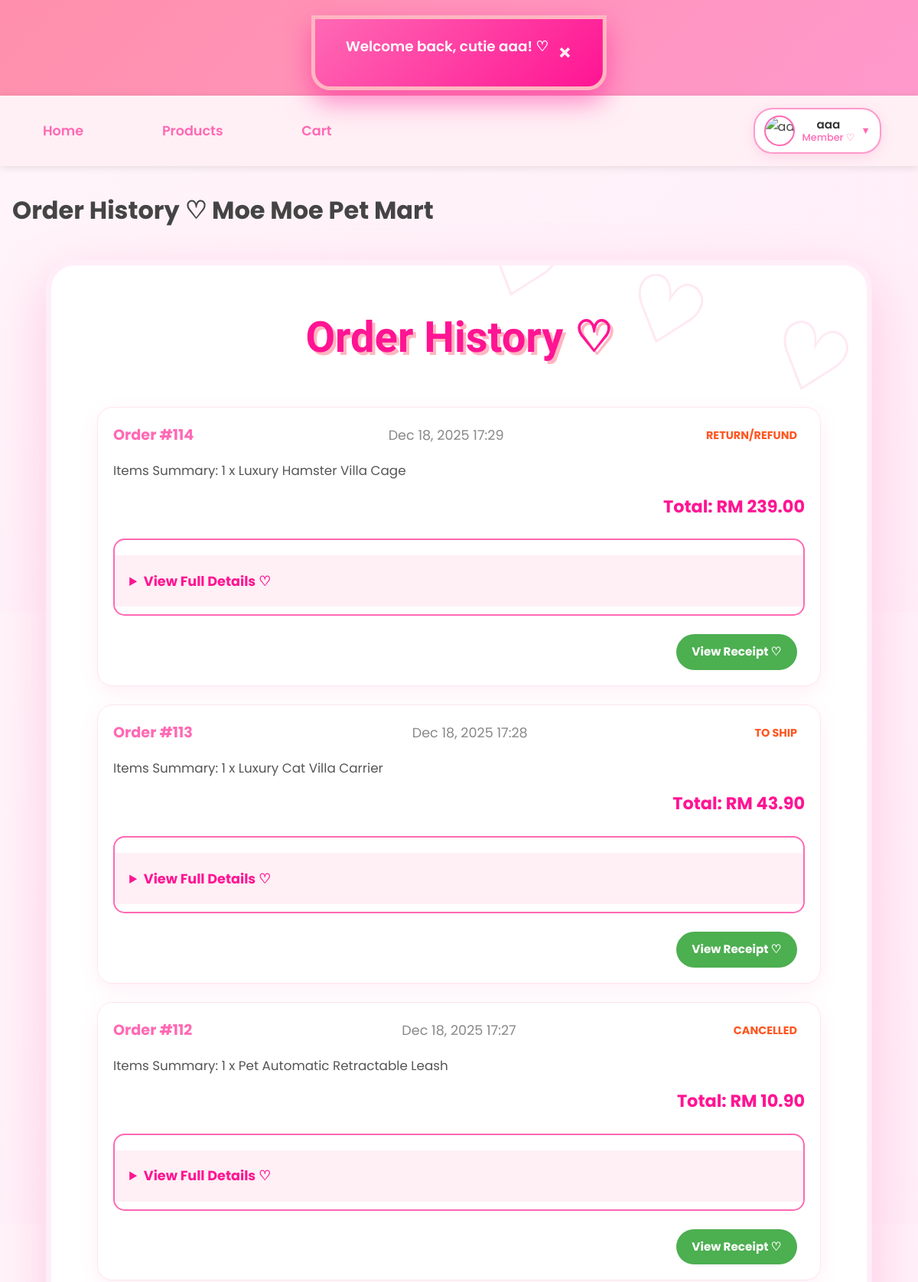
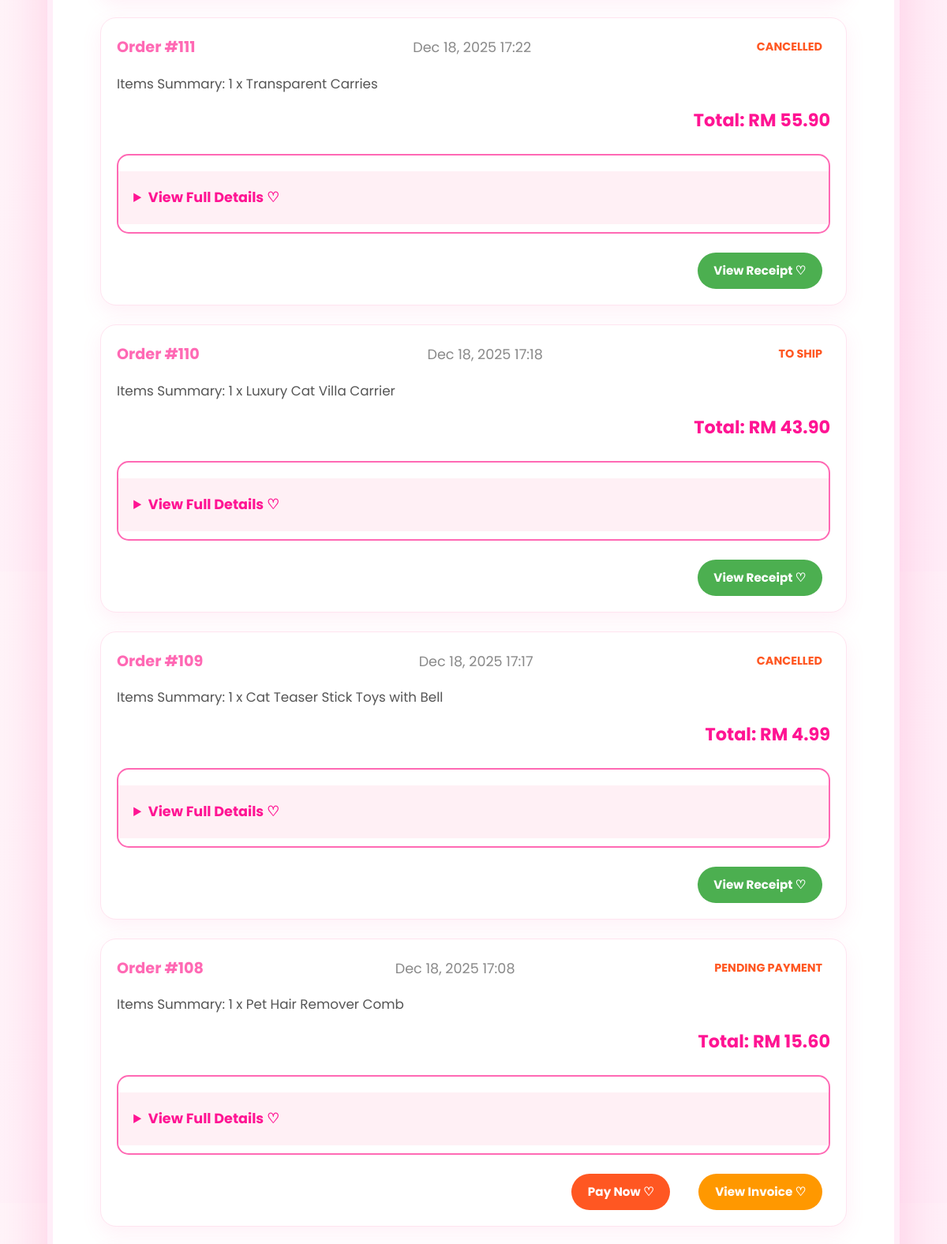
/member/order_history.php (signed in, upper part), run on the app's committed database (2 pictures, top to bottom).
### tables this page shows
CREATE TABLE `orders` (
  `order_id` int(11) NOT NULL,
  `user_id` int(11) NOT NULL,
  `total_amount` decimal(10,2) NOT NULL,
  `payment_method` varchar(50) DEFAULT NULL,
  `card_last4` varchar(4) DEFAULT NULL,
  `qr_code` text DEFAULT NULL,
  `qr_generated_at` datetime DEFAULT NULL,
  `order_date` datetime NOT NULL DEFAULT current_timestamp(),
  `order_status` varchar(50) DEFAULT 'Pending Payment',
  `status` enum('Pending Payment','To Ship','Shipped','Completed','Cancelled','Return/Refund') NOT NULL DEFAULT 'Pending Payment',
  `return_reason` varchar(255) DEFAULT NULL
);

### _base.php (called while the page is built, shortened)
<?php
function encode($value) {
    return htmlentities($value);
}
?>

### member/order_history.php (the view, shortened to what this page needs)
<?php
require '../_base.php';
include '../_head.php';
$user = current_user();
$sql = "SELECT o.*, GROUP_CONCAT(CONCAT(oi.quantity, ' x ', p.product_name) SEPARATOR ', ') AS items_summary
        FROM orders o
        LEFT JOIN order_items oi ON o.order_id = oi.order_id
        LEFT JOIN product p ON oi.product_id = p.product_id
        WHERE o.user_id = ?
        GROUP BY o.order_id
        ORDER BY o.order_date DESC";
$stm = $_db->prepare($sql);
$stm->execute([$user->id]);
$orders = $stm->fetchAll();
?>
<div class="container">
    <h2>Order History ♡</h2>
    <?php if (empty($orders)): ?>
        <div class="empty-purchases">
            <img src="/images/empty-cart.png" alt="No history" style="width: 200px; opacity: 0.8;">
            <p>No order history yet~ Start shopping! ♡</p>
            <a href="products.php" class="btn btn-primary">Shop Now ♡</a>
        </div>
    <?php else: ?>
        <div class="purchase-list">
            <?php foreach ($orders as $order): ?>
                <div class="purchase-card">
                    <div class="order-header">
                        <span class="order-id">Order #<?= $order->order_id ?></span>
                        <span class="order-date"><?= date('M d, Y H:i', strtotime($order->order_date)) ?></span>
                        <span class="order-status <?= strtolower(str_replace(' ', '-', $order->order_status)) ?>">
                            <?= $order->order_status ?>
                        </span>
                    </div>
                    <div class="order-items">
                        <p>Items Summary: <?= encode($order->items_summary ?? 'No items') ?></p>
                    </div>
                    <div class="order-total">
                        Total: RM <?= number_format($order->total_amount, 2) ?>
                    </div>
                    <details class="order-details">
                        <summary>View Full Details ♡</summary>
                    </details>
                    <div class="order-actions">
                        <?php if ($order->order_status === 'Pending Payment'): ?>
                            <a href="payment.php?id=<?= $order->order_id ?>" class="btn btn-pay">Pay Now ♡</a>
                            <a href="invoice.php?id=<?= $order->order_id ?>" class="btn btn-invoice">View Invoice ♡</a>
                        <?php endif; ?>
                        <?php if ($order->order_status !== 'Pending Payment'): ?>
                            <a href="receipt.php?id=<?= $order->order_id ?>" class="btn btn-receipt">View Receipt ♡</a>
                        <?php endif; ?>
                    </div>
                </div>
            <?php endforeach; ?>
        </div>
    <?php endif; ?>
</div>
<?php include '../_foot.php'; ?>

### data on the page
orders: order_id "114", order_date "Dec 18, 2025 17:29", order_status "RETURN/REFUND", items_summary "1 x Luxury Hamster Villa Cage", total_amount "239.00"
orders: order_id "113", order_date "Dec 18, 2025 17:28", order_status "TO SHIP", items_summary "1 x Luxury Cat Villa Carrier", total_amount "43.90"
orders: order_id "112", order_date "Dec 18, 2025 17:27", order_status "CANCELLED", items_summary "1 x Pet Automatic Retractable Leash", total_amount "10.90"
orders: order_id "111", order_date "Dec 18, 2025 17:22", order_status "CANCELLED", items_summary "1 x Transparent Carries", total_amount "55.90"
orders: order_id "110", order_date "Dec 18, 2025 17:18", order_status "TO SHIP", items_summary "1 x Luxury Cat Villa Carrier", total_amount "43.90"
orders: order_id "109", order_date "Dec 18, 2025 17:17", order_status "CANCELLED", items_summary "1 x Cat Teaser Stick Toys with Bell", total_amount "4.99"
orders: order_id "108", order_date "Dec 18, 2025 17:08", order_status "PENDING PAYMENT", items_summary "1 x Pet Hair Remover Comb", total_amount "15.60"

### other printed values
$displayName "aaa"
$roleText "Member ♡"
$_title "Order History ♡ Moe Moe Pet Mart"
